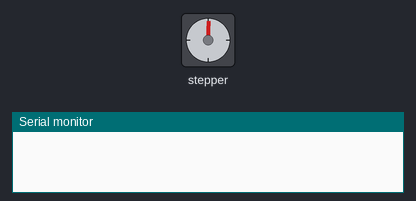
Recording of a sketch running on a simulated Arduino Uno, built with avr-gcc and run on an emulated ATmega328P. On the bench: stepper motor, the last lines printed to the serial monitor. Stepper angles assume 100 steps per turn.

Above: at 0.15 s.
At 9.96 s:
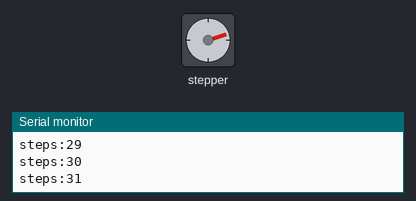
At 19.78 s:
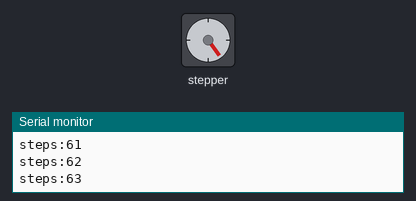
At 39.72 s:
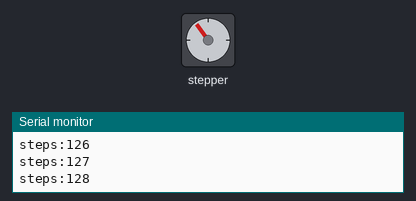
Timing chart, 0 to 40.0 s (numbered marks = the images above):
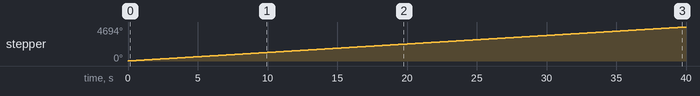

The sketch:

motor.ino
```cpp
//步进电机程序
#include <Stepper.h>

const int stepsPerRevolution = 100;  // change this to fit the number of steps per revolution
// for your motor

// initialize the stepper library on pins 8 through 11:
Stepper myStepper(stepsPerRevolution, 8, 9, 10, 11);

int stepCount = 0;         // number of steps the motor has taken

void setup() {
  // initialize the serial port:
  Serial.begin(9600);

  // set the speed of the motor to 30 RPMs
  myStepper.setSpeed(20);
}

void loop() {
  // step one step:
  myStepper.step(10);
  Serial.print("steps:");
  Serial.println(stepCount);
  stepCount++;
  delay(5);
}

/*  sg90 舵机程序 demo
#include <Servo.h>

Servo myservo;  // create servo object to control a servo
// twelve servo objects can be created on most boards

int pos = 0;    // variable to store the servo position

void setup() {
  myservo.attach(9);  // attaches the servo on pin 9 to the servo object
}

void loop() {
  for (pos = 0; pos <= 180; pos += 5) { // goes from 0 degrees to 180 degrees
    // in steps of 1 degree
    myservo.write(pos);              // tell servo to go to position in variable 'pos'
    delay(15);                       // waits 15ms for the servo to reach the position
  }
  for (pos = 180; pos >= 0; pos -= 5) { // goes from 180 degrees to 0 degrees
    myservo.write(pos);              // tell servo to go to position in variable 'pos'
    delay(15);                       // waits 15ms for the servo to reach the position
  }
}

*/
```

Measured:
- by itself, stepper: keeps turning clockwise at about 117°/s
